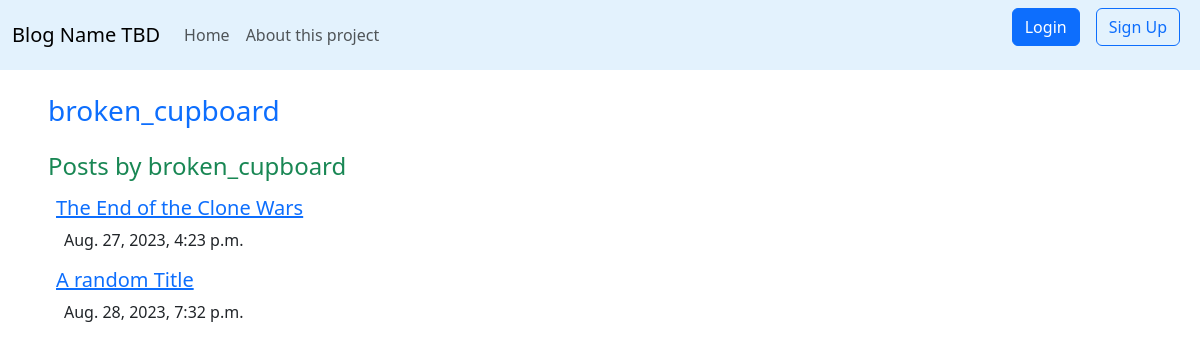
The app's page /user/broken_cupboard with its own data.
### blogApp/models.py (models this page shows, shortened)
class Blog_Post(models.Model):
    user_name = models.CharField(max_length=122)
    title = models.CharField(max_length=122, default="")
    post_content = models.TextField()
    date = models.DateTimeField()

### blogApp/views.py (the view)
# urls.py: path('user/<name>', views.user_page, name="user"),
def user_page (request, name):
    posts = Blog_Post.objects.filter(user_name=name)
    email=""
    if (request.user.is_authenticated):
        email=request.user.email
    context={
        'curr':request.user.username,
        'look':name,
        'posts':posts,
        'email':email
    }
    return render (request, 'profile.html', context)

### templates/profile.html (shortened to what this page needs)
{% extends 'base.html' %}
{% block body %}
    <div class="mx-5 mt-4">
        <h3 class="text-primary mb-0">{{look}}</h3>
    </div>
    <div class="mx-5 mt-4">
        <h4 class="text-success">Posts by {{look}}</h4>
        {% for post in posts %}
            <h5 class="mx-2 mt-3"><a href="{% url 'blogApp:display' post.pk %}">{{post.title}}</a></h5>
            <p class="mx-3 mb-3">{{post.date}}</p>
        {% endfor %}
    </div>
{% endblock body %}

### records on screen
Blog_Post: title "The End of the Clone Wars", date "Aug. 27, 2023, 4:23 p.m."
Blog_Post: title "A random Title", date "Aug. 28, 2023, 7:32 p.m."

### other values on screen
{{ look }} "broken_cupboard"
